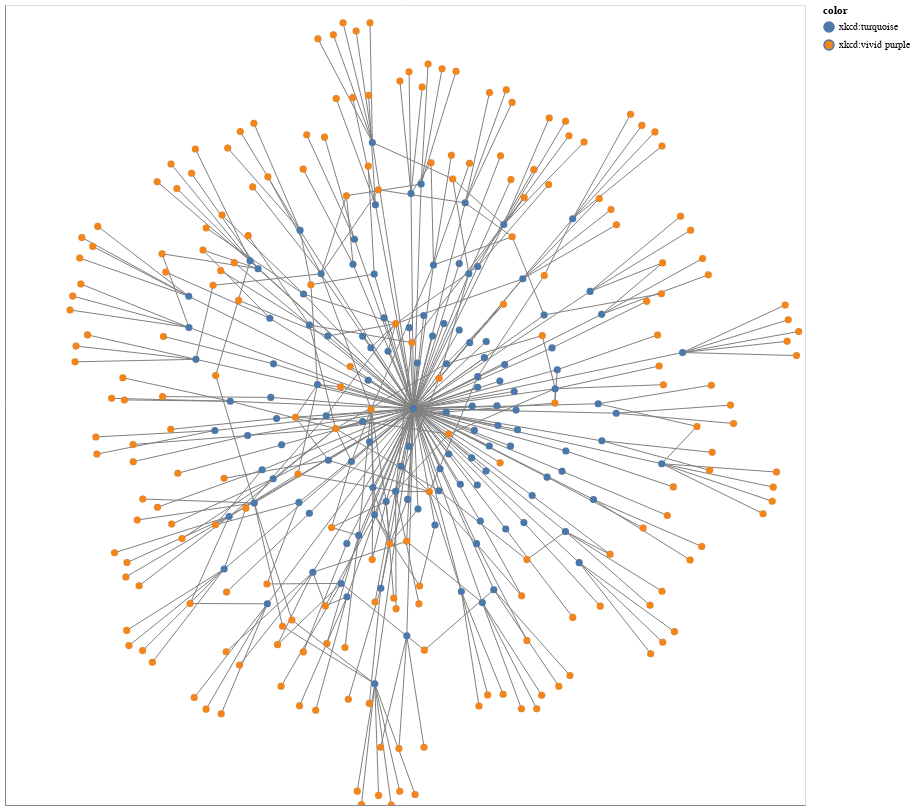

The cell this chart's notebook holds for it:
### Code cell
# Generate a graph from the co-authors and their affiliations
# use XKCD colors: https://xkcd.com/color/rgb/
G = nx.Graph()

for index, row in rf.iterrows():
    G.add_node(row['orcid'], name=row['full_name'], color='xkcd:turquoise')

for index, row in of2.iterrows():
    G.add_node(row['wikidata'], name=row['name'], color='xkcd:vivid purple')

# Convert from and to for researcher relationships into ORCID IDs (to map the node labels)
def force_pid(n):
    n['from'] = n['from'].split('/')[-1]
    n['to'] = n['to'].split('/')[-1]
    return n

json = map(force_pid, r.json()[0]['relationships']['researcher-researcher'])
ef = pd.DataFrame(json, columns=['from', 'to'])

json = map(force_pid, r.json()[0]['relationships']['researcher-organisation'])
eo = pd.DataFrame(json, columns=['from', 'to'])

G.add_edges_from(ef.to_numpy())
G.add_edges_from(eo.to_numpy())
    
# Compute positions for viz.
pos = nx.spring_layout(G)

options = {
    "font_size": 18,
    "node_size": 50,
    "edge_color": "gray",
    "linewidths": 0.1,
    "width": 1
}

# Show information about the graph
print(nx.info(G))
print("Network density:", nx.density(G))

# Draw the graph using Altair
viz = nxa.draw_networkx(G, pos=pos, node_tooltip='name', node_color='color', **options).properties(width=800, height=800)

nx.write_gexf(G, "affiliations.gexf")

# Show it as an interactive plot!
viz.interactive()

### Figure 1 — Vega-Lite specification as saved in the notebook (floating-point values rounded to 4 significant figures; data arrays with more than 128 entries replaced by an {"elided": "..."} marker saying what was removed)
{"config": {"view": {"continuousWidth": 400, "continuousHeight": 300}}, "layer": [{"data": {"name": "data-8f55f2e39ddaa7a88ea0f45bdc7af8f3"}, "mark": {"type": "line", "color": "gray", "opacity": 1, "strokeWidth": 1}, "encoding": {"detail": {"type": "quantitative", "field": "edge"}, "x": {"type": "quantitative", "axis": {"grid": false, "labels": false, "ticks": false, "title": ""}, "field": "x"}, "y": {"type": "quantitative", "axis": {"grid": false, "labels": false, "ticks": false, "title": ""}, "field": "y"}}, "selection": {"selector015": {"type": "interval", "bind": "scales", "encodings": ["x", "y"]}}}, {"data": {"name": "data-faacba6a13270144adda866aea32c85c"}, "mark": {"type": "point", "opacity": 1, "size": 50, "strokeWidth": 0.1}, "encoding": {"fill": {"type": "nominal", "field": "color"}, "tooltip": {"type": "nominal", "field": "name"}, "x": {"type": "quantitative", "axis": {"grid": false, "labels": false, "ticks": false}, "field": "x"}, "y": {"type": "quantitative", "axis": {"grid": false, "labels": false, "ticks": false}, "field": "y"}}}], "height": 800, "width": 800, "$schema": "https://vega.github.io/schema/vega-lite/v4.8.1.json", "datasets": {"data-8f55f2e39ddaa7a88ea0f45bdc7af8f3": {"elided": "834 records"}, "data-faacba6a13270144adda866aea32c85c": {"elided": "333 records"}}}
